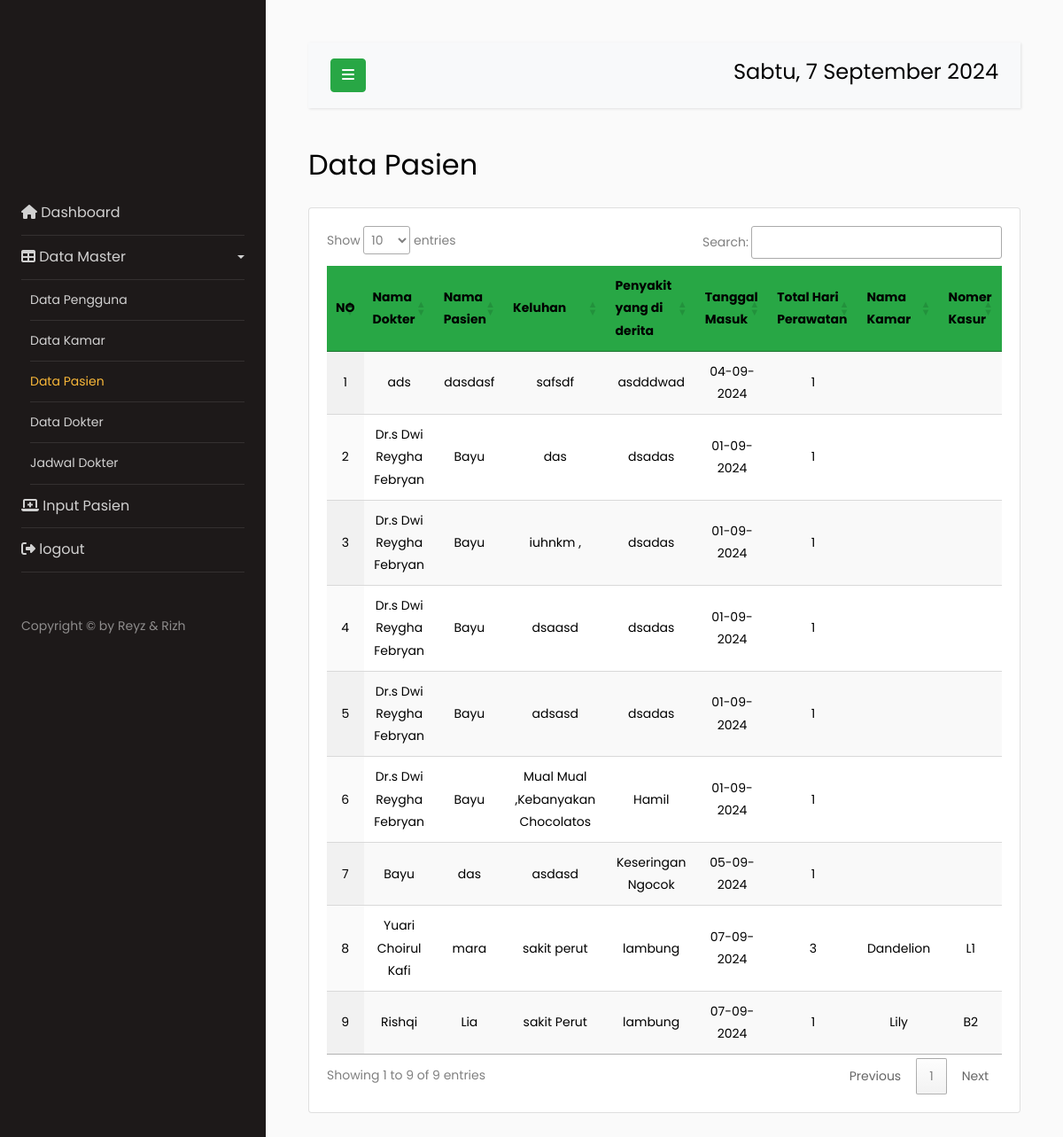
The app's page /pasien.php with its own data.
### tables this page shows
CREATE TABLE `pasien` (
  `id` int(123) NOT NULL,
  `nama_dokter` varchar(231) NOT NULL,
  `nama_pasien` varchar(231) NOT NULL,
  `keluhan` varchar(231) NOT NULL,
  `penyakit` varchar(231) NOT NULL,
  `tanggal_masuk` date NOT NULL DEFAULT current_timestamp(),
  `total_hari` int(123) NOT NULL,
  `nama_kamar` varchar(231) NOT NULL,
  `code_kamar` varchar(231) NOT NULL
);

### pasien.php (the view, shortened to what this page needs)
<!doctype html>
<html lang="en">
<head>
  <link rel="stylesheet" href="https://stackpath.bootstrapcdn.com/font-awesome/4.7.0/css/font-awesome.min.css">
  <link rel="stylesheet" href="css/style.css">
  <link rel="stylesheet" href="https://cdnjs.cloudflare.com/ajax/libs/font-awesome/6.6.0/css/all.min.css">
  <link href="https://unpkg.com/aos@2.3.1/dist/aos.css" rel="stylesheet">
</head>
<?php include 'koneksi.php'; ?>
<body>
  <div class="wrapper d-flex align-items-stretch">
    <?php include 'main/sidebar.php'; ?>
    <div id="content" class="p-4 p-md-5">
      <nav class="navbar navbar-expand-lg navbar-light bg-light" data-aos="fade-down">
        <div class="container-fluid">
          <button type="button" id="sidebarCollapse" class="btn btn-success">
            <i class="fa fa-bars"></i>
          </button>
          <h4>
            <div class="date">
            </div>
          </h4>
        </div>
      </nav>
      <h2 class="mb-4">Data Pasien</h2>
      <div class="card " data-aos="zoom-in-up">
        <div class="card-body">
          <table id="example" class="display" style="width:100%">
            <thead style="background-color: #28a745;color: black;text-align: center;">
            <tr>
            <th style="padding: 10px;">NO</th>
            <th style="padding: 10px;">Nama Dokter</th>
            <th style="padding: 10px;">Nama Pasien</th>
            <th style="padding: 10px;">Keluhan</th>
            <th style="padding: 10px;">Penyakit yang di derita</th>
            <th style="padding: 10px;">Tanggal Masuk</th>
            <th style="padding: 10px;">Total Hari Perawatan</th>
            <th style="padding: 10px;">Nama Kamar</th>
            <th style="padding: 10px;">Nomer Kasur</th>
          </tr>
            </thead>
            <tbody style="color: black;text-align: center;">
  <?php
    $sql = "SELECT * FROM pasien ORDER BY id ASC";
    $result = $koneksi->query($sql);
    $no = 1;
    if ($result->num_rows > 0) {
        while ($row = $result->fetch_assoc()) {
            $tanggal_masuk_formatted = date('d-m-Y', strtotime($row['tanggal_masuk']));
            echo "<tr>
                        <td style='padding: 10px;'>".$no."</td>
                        <td style='padding: 10px;'>".$row['nama_dokter']."</td>
                        <td style='padding: 10px;'>".$row['nama_pasien']."</td>
                        <td style='padding: 10px;'>".$row['keluhan']."</td>
                        <td style='padding: 10px;'>".$row['penyakit']."</td>
                        <td style='padding: 10px;'>".$tanggal_masuk_formatted."</td>
                        <td style='padding: 10px;'>".$row['total_hari']."</td>
                        <td style='padding: 10px;'>".$row['nama_kamar']."</td>
                        <td style='padding: 10px;'>".$row['code_kamar']."</td>
                    </tr>";
            $no++;
        }
    } else {
        echo "<tr><td colspan='9'>Tidak ada data</td></tr>";
    }
?>
</tbody>
          </table>
        </div>
      </div>
    </div>
  </div>
  <link rel="stylesheet" href="https://cdn.datatables.net/1.10.21/css/jquery.dataTables.min.css">
</body>
</html>

### records on screen
pasien: nama_dokter "ads", nama_pasien "dasdasf", keluhan "safsdf", penyakit "asdddwad", tanggal_masuk "04-09-2024", total_hari "1"
pasien: nama_dokter "Dr.s Dwi Reygha Febryan", nama_pasien "Bayu", keluhan "das", penyakit "dsadas", tanggal_masuk "01-09-2024", total_hari "1"
pasien: nama_dokter "Dr.s Dwi Reygha Febryan", nama_pasien "Bayu", keluhan "iuhnkm ,", penyakit "dsadas", tanggal_masuk "01-09-2024", total_hari "1"
pasien: nama_dokter "Dr.s Dwi Reygha Febryan", nama_pasien "Bayu", keluhan "dsaasd", penyakit "dsadas", tanggal_masuk "01-09-2024", total_hari "1"
pasien: nama_dokter "Dr.s Dwi Reygha Febryan", nama_pasien "Bayu", keluhan "adsasd", penyakit "dsadas", tanggal_masuk "01-09-2024", total_hari "1"
pasien: nama_dokter "Dr.s Dwi Reygha Febryan", nama_pasien "Bayu", keluhan "Mual Mual ,Kebanyakan Chocolatos", penyakit "Hamil", tanggal_masuk "01-09-2024", total_hari "1"
pasien: nama_dokter "Bayu", nama_pasien "das", keluhan "asdasd", penyakit "Keseringan Ngocok", tanggal_masuk "05-09-2024", total_hari "1"
pasien: nama_dokter "Yuari Choirul Kafi", nama_pasien "mara", keluhan "sakit perut", penyakit "lambung", tanggal_masuk "07-09-2024", total_hari "3", nama_kamar "Dandelion", code_kamar "L1"
pasien: nama_dokter "Rishqi", nama_pasien "Lia", keluhan "sakit Perut", penyakit "lambung", tanggal_masuk "07-09-2024", total_hari "1", nama_kamar "Lily", code_kamar "B2"
